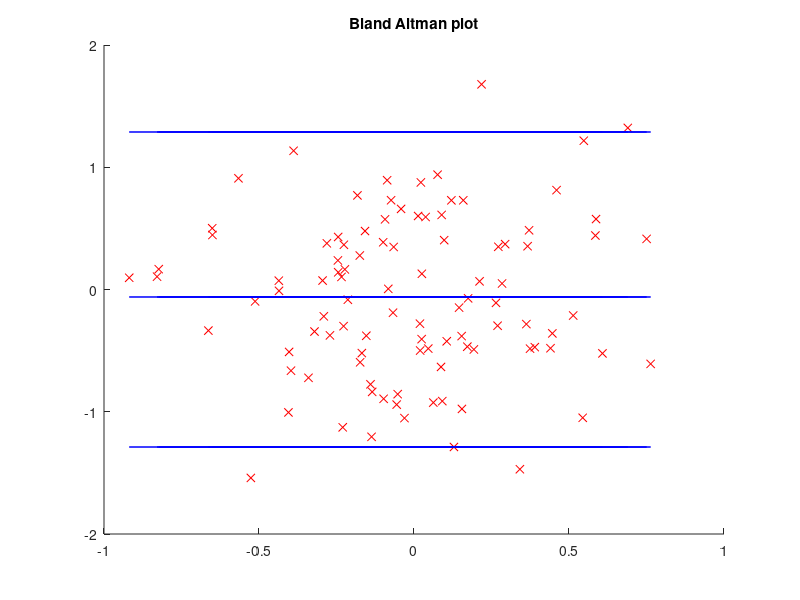
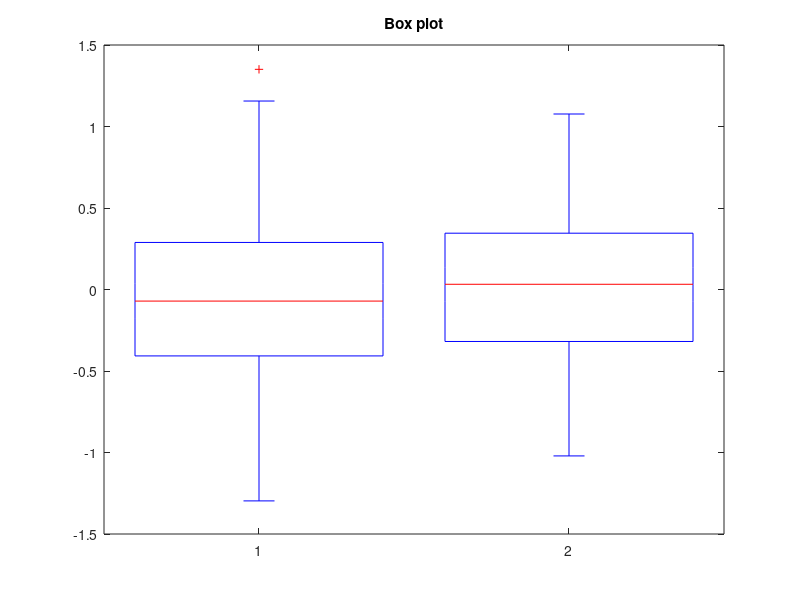

Write MATLAB code to recreate these figures, in order. (Note: this script raises an error after producing the figures.)
%% Exercise in Computer Aided Medical
%% Procedures II (Validation)
%% Abouzar Eslami, PhD, Sebastian Poelsterl, Prof. Nassir Navb
%% Summer 2013

clear all
close all
%%%%%%%%%%%%%%%%%%
% Part a
%%%%%%%%%%%%%%%%%%%
% Read normtemp dataset
M = csvread('normtemp.csv', 1,0);
%
males = M(M(:,2) == 1,:);
females = M(M(:,2) == 2,:);
disp('Difference between temperatures in males and females');
result = ttest2(males, females);
%the null hypothesis states that the data in vectors x and y comes
% from independent
%random samples from normal distributions with equalmeans and equal but
%unknown variances
if result == 1
    disp('Result: Null hypothesis rejected at 5% significance level (means probably not equivalent');
else
    disp('Result: Null hypothesis not rejected (means probably are equivalent) ');
end

%%
%%%%%%%%%%%%%%%%%%
% Part b
%%%%%%%%%%%%%%%%%%
% Read galton dataset
N = csvread('galton.csv',1,0);
result_height = ttest(N(:,1),N(:,2));
display('Difference between child and parents height');
if result == 1
    disp('Result: Null hypothesis rejected at 5% significance level (means probably not equivalent');
else
    disp('Result: Null hypothesis not rejected (means probably are equivalent) ');
end
% This test assumes that the variance is unknown but equal for both 
% of the distributions, and this is not the case since the size of the
% sample of the parent's height is 2.

%%
%%%%%%%%%%%%%%%%%%
% Part c
%%%%%%%%%%%%%%%%%%
n = 100;
V_1 = randn(n,1);
V_2 = 0.3 + randn(n,1);
% Test should return positive
V_tp = V_1(V_1<0.15); % true positive
tp = length(V_tp); % samples that are true positive
V_fn = V_1(V_1>=0.15); % false negative
fn = length(V_fn); %fn samples
% Test should return negative
V_tn = V_2(V_2>=0.15); % true negative
tn = length(V_tn); %tn samples
V_fp = V_2(V_2<0.15); % false positive
fp = length(V_fp); %fp samples
disp(['Number of true positives: ' num2str(tp)]);
disp(['Number of false negatives: ' num2str(fn)]);
disp(['Number of true negatives: ' num2str(tn)]);
disp(['Number of false positives: ' num2str(fp)]);

accuracy = (tp + tn)/(tp+tn+fn+fp);
disp(['Accuracy of the classifier: ' num2str(accuracy)]);
sensitivity = tp/(tp+fn); % true positive rate
disp(['Sensitivity of the classifier: ' num2str(sensitivity)]);
specificity = tn/(tn+fp); % true negative rate
disp(['Specificity of the classifier: ' num2str(specificity)]);

%%
%%%%%%%%%%%%%%%%%%
% Part d
%%%%%%%%%%%%%%%%%%
data1 = 0.5*randn(n,1);
data2 = 0.5*randn(n,1);
data_mean = (data1+data2)./2;
data_diff = data1-data2;
middle = mean(data_diff);
sd = std(data_diff);
figure(1);
hold on;
plot(data_mean,data_diff,'rx');
plot(data_mean,middle*ones(1,length(data_mean)),'b-');
plot(data_mean,-1.96*sd*ones(1,length(data_mean)),'b-');
plot(data_mean,+1.96*sd*ones(1,length(data_mean)),'b-');
hold off;
title('Bland Altman plot')
figure(2);
boxplot([data1,data2]);
title('Box plot')

%%
%%%%%%%%%%%%%%%%%%
% Part e
%%%%%%%%%%%%%%%%%%
%% Read the image
I = imread('vessel.png'); 
I = double(I(:,:,1));

%% Set the Parameters
sigmas = [1:1:5];
beta  = 1;
c     = 100;

%% Create matrices to store all vesselness images
AllScale =zeros([size(I) length(sigmas)]);

%% Display the original image
figure(3); subplot(1,2,1); imagesc(I); axis image; colormap gray;axis off; title('Original');

% Frangi filter for all the scales sigma
for i = 1:length(sigmas)
    
    % 1. Calculate the 2D hessian for the scale sigmas(i)
    [Dxx,Dxy,Dyy] = Hessian2D(I,sigmas(i));
    
    % Correct for scale
    Dxx = (sigmas(i)^2)*Dxx;
    Dxy = (sigmas(i)^2)*Dxy;
    Dyy = (sigmas(i)^2)*Dyy;
    % Calculate eigenvalues and vectors and sort the eigenvalues
    [Lambda1,Lambda2]=eig2image(Dxx,Dxy,Dyy);

    % 2. Compute the similarity measures that make sense in 2D
    % and the corresponding vesselness measure
    Rb  = Lambda1./Lambda2;
    S   = sqrt(Lambda1.^2+Lambda2.^2);
    Vesselness = exp(-Rb/(2*beta^2)) .* (ones(size(I))-exp(-S.^2/(2*c^2)));
    
    % 3. Set to Vesselness to 0 if Lambda2 is positive
    % and Store the results in the matrix AllScale
    if Lambda2>0
        Vesselness = 0;
    end
    AllScale(:,:,i) = Vesselness;
    
    figure(3); subplot(1,2,2); imagesc(Vesselness); axis image; colormap gray;axis off; title(sigmas(i));
    pause(0.1)
end

% 4. Which scale returns the highest vesselness value?
% Deduce the filtered image If
If = max(AllScale,[],3);

% Display
figure(3); subplot(1,2,2); imagesc(If); axis image; ...
    colormap gray;axis off; title('Frangi filter');

%%Compute mean squared error
MSE = mean2((double(I(:))-double(If(:))).^2);
mu = mean2(double(I(:)));
P_signal = mean2((double(I(:))-mu).^2); 
SNR = 10*log10(P_signal./MSE)
%%
%%%%%%%%%%%%%%%%%%
% Part f
%%%%%%%%%%%%%%%%%%
% Read images
Image_1 = imread('1.tif');
Image_2 = imread('2.tif');
Image_3 = imread('3.tif');

%Calculate dice between image 1 and 2
X = Image_1;
B = Image_2;
X=X(:);
B=B(:);
% Get number of voxels that intersect (mask with one and add up)
common=sum(X & B & 1); 
cm=sum(X & 1); % the number of voxels in m
co=sum(B & 1); % the number of voxels in o
Dice(1)=(2*common)/(cm+co);

X = Image_2;
B = Image_3;
X=X(:);
B=B(:);
common=sum(X & B & 1); 
cm=sum(X & 1); % the number of voxels in m
co=sum(B & 1); % the number of voxels in o
Dice(2)=(2*common)/(cm+co);

X = Image_1;
B = Image_3;
X=X(:);
B=B(:);
common=sum(X & B & 1); 
cm=sum(X & 1); % the number of voxels in m
co=sum(B & 1); % the number of voxels in o
Dice(3)=(2*common)/(cm+co);

X = Image_1;
B = Image_2;
C = Image_3;
X=X(:);
B=B(:);
C=C(:);
common=sum(X & B & C & 1); 
cm=sum(X & 1); % the number of voxels in m
co=sum(B & 1); % the number of voxels in o
cc=sum(C & 1);
Dice(4)=(2*common)/(cm+co+cc);

disp(['Dice between image 1 and 2: ' num2str(Dice(1))]);
disp(['Dice between image 2 and 3: ' num2str(Dice(2))]);
disp(['Dice between image 1 and 3: ' num2str(Dice(3))]);
disp(['Dice between image 1 and 2 and 3: ' num2str(Dice(4))]);